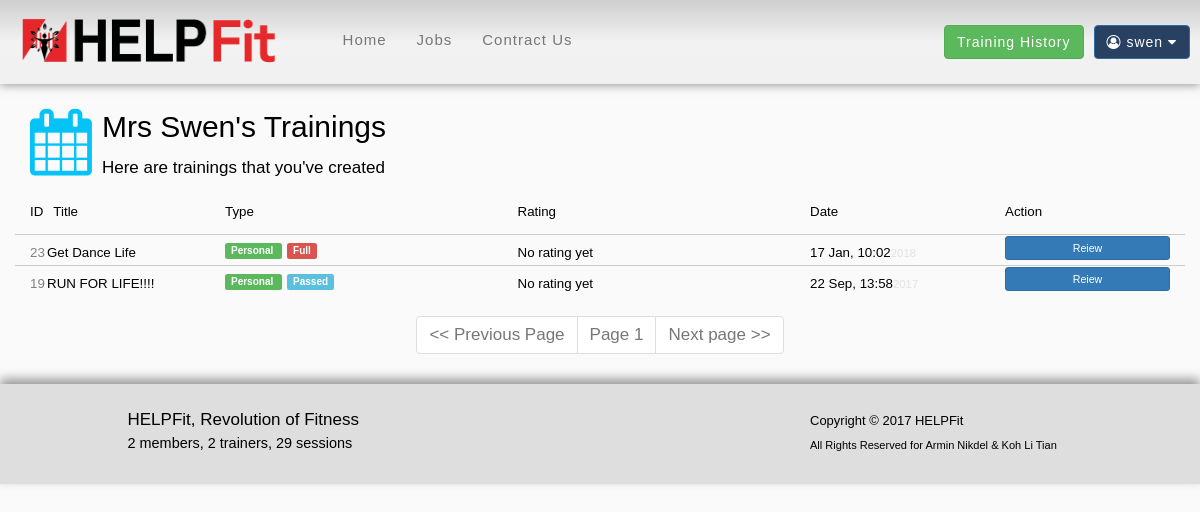
The page /myTraining.php (signed in) on the database its author committed.
### tables this page shows
CREATE TABLE `Member` (
  `memberID` int(11) NOT NULL,
  `email` varchar(255) NOT NULL,
  `username` varchar(255) NOT NULL,
  `password` varchar(255) NOT NULL,
  `fullName` varchar(255) NOT NULL,
  `level` enum('Beginner','Advanced','Expert','') NOT NULL,
  `signupDate` int(11) NOT NULL,
  `loginDate` int(11) NOT NULL
);

CREATE TABLE `JoinedSessions` (
  `joinID` int(11) NOT NULL,
  `memberID` int(11) NOT NULL,
  `sessionID` int(11) NOT NULL
);

CREATE TABLE `TrainingSessions` (
  `sessionID` int(11) NOT NULL,
  `title` varchar(255) NOT NULL,
  `datetime` int(11) NOT NULL,
  `fee` double NOT NULL,
  `status` enum('Full','Available','Cancelled','Passed','') NOT NULL,
  `note` text NOT NULL,
  `trainingType` enum('Personal','Group','') NOT NULL,
  `classType` enum('Dance','MMA','Sport','') NOT NULL,
  `maxParticipants` int(11) NOT NULL,
  `trainerID` int(11) NOT NULL
);

### control.php (called while the page is built, shortened)
<?php
	if(isset($_SESSION['id'])&&$_SESSION['id'] > 0){
		$member = mysqli_query($connect, "SELECT * FROM `Member` WHERE `fullName` = '".$_SESSION['name']."' AND `username` = '".$_SESSION['username']."' AND `memberID` = '".$_SESSION['id']."'");
		$trainer = mysqli_query($connect, "SELECT * FROM `Trainers` WHERE `fullName` = '".$_SESSION['name']."' AND `username` = '".$_SESSION['username']."' AND `trainerID` = '".$_SESSION['id']."'");
		if(mysqli_num_rows($member) == 1){
			$user = mysqli_fetch_assoc($member);
			$user['type'] = 'member';
		} else if(mysqli_num_rows($trainer) == 1){
			$user = mysqli_fetch_assoc($trainer);
			$user['type'] = 'trainer';
		} else {
			header("Location: logOut.php");
			exit;
		}
	}
?>

### config.php (called while the page is built, shortened)
<?php
$limit=10;
?>

### myTraining.php (the view, shortened to what this page needs)
<?php
include("config.php");
include("control.php");
?>
<!DOCTYPE HTML>
<html lang="en">
<head>
	<link rel="stylesheet" type="text/css" href="css/bootstrap.min.css">
	<link rel="stylesheet" type="text/css" href="css/helpfit.css">
	<link rel="stylesheet" type="text/css" href="css/font-awesome.min.css">
</head>
<body>
	<?php
		if($_SESSION['id'] > 0){
			include("headerAfterLog.php");
		} else{
			include("header.php");
		}
	?>
	<div>
		<div class="container marginTBL">
				<h2><i class="fa fa-calendar verybigtext lefty marginright10" style="color: #05C3F7;"></i> <?php echo $user['fullName']."'s Trainings"; ?></h2>Here are trainings that you've created
		</div>
		<div class="container marginTBL border tabletraining">
<?php
if (isset($_GET['pid'])){
	$pid = addslashes($_GET['pid']);if (round($pid)==0){$pid=1;}
}else{
	$pid = 1;
}
$sqlpid=($pid-1)*$limit;
			if($user['type'] == "member"){
				$result = mysqli_query($connect, "SELECT * FROM `JoinedSessions`, `TrainingSessions` WHERE `JoinedSessions`.`sessionID` = `TrainingSessions`.`sessionID` AND `memberID` = '".$user['memberID']."' LIMIT ".$sqlpid.", ".$limit.";");
			} else if($user['type'] == "trainer") {
				$result = mysqli_query($connect, "SELECT * FROM `TrainingSessions` WHERE `trainerID` = '".$user['trainerID']."' LIMIT ".$sqlpid.", ".$limit.";");
			}
			if(mysqli_num_rows($result) > 0){
				?>			<div class="row hidden-xs " style="padding-top:10px; padding-bottom:10px; border-top: 0px;">
				<div class="col-sm-2 hidden-xs ">
					<span class="lefty marginright10 ">ID</span>
					<span>Title</span>
				</div>
				<div class="col-sm-3 hidden-xs ">
					<span>Type</span>
				</div>
				<div class="col-sm-3 hidden-xs ">
					<span>Rating</span>
				</div>
				<div class="col-sm-2 hidden-xs">
					<span>Date</span>
				</div>
				<div class="col-sm-2 hidden-xs">
					<span>Action</span>
				</div>
			</div><?php
				while($row = mysqli_fetch_assoc($result)){
					$avgR = 0;
				echo "<div class=\"row\">
					<div class=\"col-xs-6 col-sm-2 marginTBL\">
						<span class=\"lefty marginright10 hidden-xs idcol\">".$row['sessionID']."</span>
						<span>".$row['title']."</span>
					</div>
					<div class=\"col-xs-6 col-sm-3 marginTBL\">
						<div class=\"trainer\">";
							?><?php
							echo "<span class=\"label label-success\">".$row['trainingType']." ".$row['classType']."</span>";?>
							<?php if($row['status'] == 'Available'){ echo"<span class=\"label label-success\" style=\"margin-left:5px;\">".$row['status']."</span>";} else if($row['status'] == 'Cancelled') {echo"<span class=\"label label-default\">".$row['status']."</span>";} else if($row['status'] == 'Full'){echo"<span class=\"label label-danger\" style=\"margin-left:5px;\">".$row['status']."</span>";} else {echo"<span class=\"label label-info\" style=\"margin-left:5px;\">".$row['status']."</span>";}
					echo "</div>
					</div>
					<div class=\"col-xs-6 col-sm-3 marginTBL\">"; ?>
					<?php
						if ($avgR>0){ ?>
							<div class="ratingstarcontainer" style="padding-left:0px;">
							<?php for ($star=1;$star<=5;$star++){ ?>
							<i class="glyphicon glyphicon-star<?php if ($avgR<$star){ echo '-empty';} ?> ratingstar"></i>
							<?php } ?>
						</div>
						<?php  }else{ ?>No rating yet<?php } ?>
					<?php
					echo "</div>
					<div class=\"col-xs-6 col-sm-2 marginTBL\">
						<span>".date("d M, H:i", $row['datetime'])."<small class=\"transWord hidden-sm\">".date("Y", $row['datetime'])."</small></span>
					</div>
					<div class=\"col-xs-12 col-sm-2\" style=\"padding-top:1px;\">";?>
					<?php
					if($user['type'] == "member"){
						$review = mysqli_num_rows(mysqli_query($connect, "SELECT `reviewID` FROM `Review` WHERE `sessionID` = '".$row['sessionID']."' AND `memberID` = '".$user['memberID']."'"));
						if($row['datetime'] < time() && $review >=1 ){echo "<a class=\"btn btn-primary btn-sm fullwidth\" href=\"review.php?sessionID=".$row['sessionID']."&type=view\">View</a>";} else if($row['datetime'] < time() && $review ==0 ){echo "<a class=\"btn btn-primary btn-sm fullwidth\" href=\"review.php?sessionID=".$row['sessionID']."&type=review\">Reiew</a>";}else if($row['datetime'] > time()){echo "<a class=\"btn  btn-primary btn-sm fullwidth\" href=\"review.php?sessionID=".$row['sessionID']."&type=view\" onclick=\"return true;');\">View</a>"; }
					}
					echo "</div>
				</div>";
			 }
		}else{
		?>
		<div class="well">You don't have any trainings yet.</div>
		<?php
		}
			?>
		</div>
	<div class="center">
		<ul class="pagination">
			<?php if ($pid>1){ ?>
			<li><a href="?pid=<?php echo $pid-1 ?>"><< Previous Page</a></li>
			<?php }else{ ?>
			<li class="disabled"><a href="#" ><< Previous Page</a></li>
			<?php } ?>
				<li class="disabled"><a href="#">Page <?php echo $pid; ?></a></li>
			<?php if (mysqli_num_rows($result)==$limit){ ?>
				<li><a href="?pid=<?php echo $pid+1 ?>">Next page >></a></li>
			<?php }else{ ?>
				<li class="disabled"><a href="#">Next page >></a></li>
			<?php } ?>
		</ul>
	</div>
	<?php include("footer.php"); ?>
</body>
</html>

### css/helpfit.css (style rules this page uses)
* { transition: all 0.4s ease; }
body { font: 17px Montserrat,Arial, sans-serif; line-height: 1.8; color: #000000; background-color: #F9FAF9; }
.verybigtext { font-size: 50pt !important; }
.center { text-align: center; }
.transWord { color: #E1E2E1; }
.lefty { float: left; }
.marginright10 { margin-right: 10px; }
.marginTBL { margin-top: 6px !important; }
.marginTBL.border .row { border-top: 1px solid #ccc; }
.tabletraining { font-size: 10pt; }
.tabletraining .idcol { color: gray; display: inline-block; width: 7px; }
.tabletraining .trainer { line-height: 13pt; }
.tabletraining .btn { font-size: 8pt; padding:3px; }
.fullwidth { width: 100%; }

### rows shown on the page
member: fullName "Mrs Swen"
joinedsessions: sessionID.sessionID "23", sessionID.title "Get Dance Life", sessionID.trainingType "Personal", sessionID.status "Full", sessionID.datetime "17 Jan, 10:02", sessionID.datetime "2018"
joinedsessions: sessionID.sessionID "19", sessionID.title "RUN FOR LIFE!!!!", sessionID.trainingType "Personal", sessionID.status "Passed", sessionID.datetime "22 Sep, 13:58", sessionID.datetime "2017"

### other values the page prints
$_SESSION['username'] "swen"
$pid "1"
